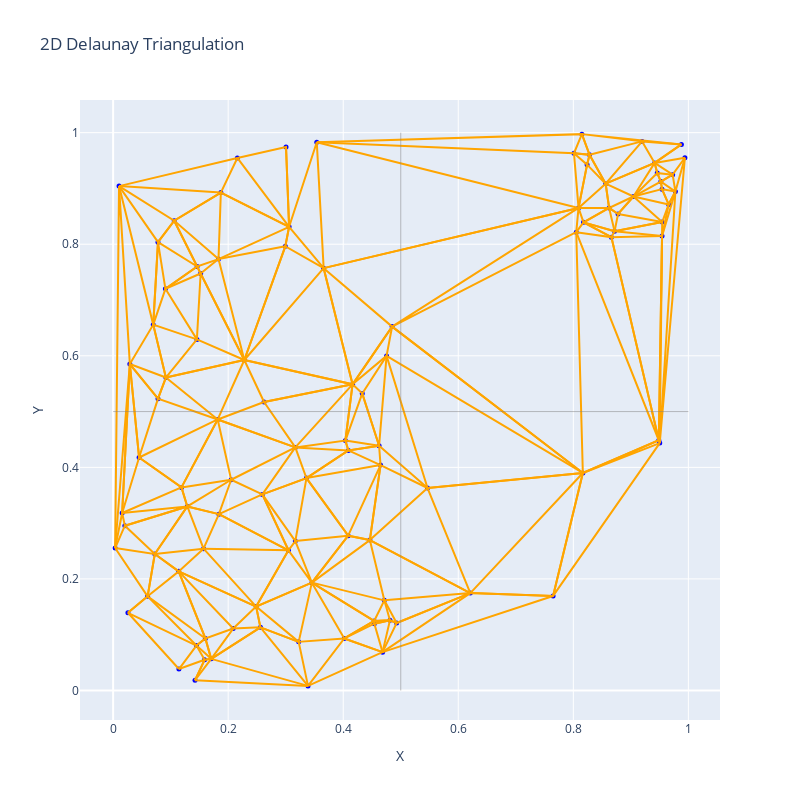

Notebook source saved alongside this figure:
### Code cell
# Visualization for 2D
fig = go.Figure()

# Add the points
fig.add_trace(go.Scatter(
    x=X[:, 0], 
    y=X[:, 1], 
    mode='markers', 
    marker=dict(color='blue', size=5),
    name='Points'
))

# Add vertical and horizontal lines to split the plane into 4 equal squares
fig.add_shape(
    type="line",
    x0=0.5, y0=0, x1=0.5, y1=1, opacity=0.5,
    line=dict(color="grey", width=1)
)
fig.add_shape(
    type="line",
    x0=0, y0=0.5, x1=1, y1=0.5, opacity=0.5,
    line=dict(color="grey", width=1)
)

# Add the Delaunay triangulation
for simplex in simplices:
    fig.add_trace(go.Scatter(
        x=X[simplex, 0], 
        y=X[simplex, 1], 
        mode='lines', 
        line=dict(color='orange'),
        name='Simplex'
    ))

# Update the layout
fig.update_layout(
    title='2D Delaunay Triangulation',
    xaxis_title='X',
    yaxis_title='Y',
    showlegend=False,
    width=800,
    height=800
)

# Show the plot
fig.show()

### Figure 1 — Plotly figure (JSON) as saved in the notebook; plotly's stock layout.template omitted (floating-point values rounded to 4 significant figures)
{"data": [{"marker": {"color": "blue", "size": 5}, "mode": "markers", "name": "Points", "type": "scatter", "x": [0.1873, 0.4754, 0.366, 0.2993, 0.07801, 0.078, 0.02904, 0.4331, 0.3006, 0.354, 0.01029, 0.485, 0.4162, 0.1062, 0.09091, 0.0917, 0.1521, 0.2624, 0.216, 0.1456, 0.3059, 0.06975, 0.1461, 0.1832, 0.228, 0.9939, 0.9879, 0.9196, 0.8177, 0.809, 0.8777, 0.9657, 0.8562, 0.8282, 0.8149, 0.9544, 0.8011, 0.9414, 0.9543, 0.8717, 0.9726, 0.8662, 0.8622, 0.9459, 0.9774, 0.8239, 0.9522, 0.9542, 0.9045, 0.8051, 0.01571, 0.1572, 0.4538, 0.2052, 0.1144, 0.1449, 0.4648, 0.3167, 0.4018, 0.4463, 0.4037, 0.159, 0.114, 0.409, 0.003476, 0.2087, 0.05993, 0.4715, 0.2594, 0.1818, 0.4812, 0.2486, 0.1424, 0.3048, 0.02574, 0.4541, 0.07245, 0.4928, 0.3361, 0.1188, 0.1839, 0.3168, 0.04514, 0.1604, 0.02039, 0.3388, 0.256, 0.3226, 0.3455, 0.4684, 0.1705, 0.4623, 0.129, 0.4086, 0.7648, 0.6209, 0.5466, 0.9486, 0.9502, 0.8166], "y": [0.8926, 0.5998, 0.7571, 0.7962, 0.5232, 0.8038, 0.5853, 0.5325, 0.9744, 0.9828, 0.9042, 0.6523, 0.5488, 0.8421, 0.7201, 0.561, 0.7476, 0.5172, 0.9547, 0.6294, 0.8313, 0.6559, 0.76, 0.7734, 0.5924, 0.955, 0.979, 0.9844, 0.8392, 0.8651, 0.8543, 0.8714, 0.9085, 0.9604, 0.9974, 0.8397, 0.9631, 0.9458, 0.8148, 0.8232, 0.9247, 0.8127, 0.865, 0.9275, 0.8944, 0.9426, 0.9123, 0.8988, 0.8855, 0.8216, 0.3182, 0.2543, 0.1246, 0.3778, 0.03849, 0.08061, 0.4041, 0.4357, 0.09329, 0.2697, 0.448, 0.05503, 0.2136, 0.4304, 0.2554, 0.1111, 0.1688, 0.1616, 0.3515, 0.4859, 0.1259, 0.1504, 0.01844, 0.2513, 0.1393, 0.1198, 0.2447, 0.121, 0.3808, 0.3641, 0.3162, 0.2679, 0.4177, 0.09326, 0.2954, 0.008294, 0.1132, 0.08718, 0.1934, 0.06876, 0.05674, 0.4387, 0.33, 0.2776, 0.1695, 0.1746, 0.363, 0.4486, 0.4435, 0.3899]}, {"line": {"color": "orange"}, "mode": "lines", "name": "Simplex", "type": "scatter", "x": [0.02574, 0.05993, 0.003476], "y": [0.1393, 0.1688, 0.2554]}, {"line": {"color": "orange"}, "mode": "lines", "name": "Simplex", "type": "scatter", "x": [0.9543, 0.9486, 0.9502], "y": [0.8148, 0.4486, 0.4435]}, {"line": {"color": "orange"}, "mode": "lines", "name": "Simplex", "type": "scatter", "x": [0.2594, 0.3167, 0.2052], "y": [0.3515, 0.4357, 0.3778]}, {"line": {"color": "orange"}, "mode": "lines", "name": "Simplex", "type": "scatter", "x": [0.02039, 0.01571, 0.003476], "y": [0.2954, 0.3182, 0.2554]}, {"line": {"color": "orange"}, "mode": "lines", "name": "Simplex", "type": "scatter", "x": [0.9774, 0.9502, 0.9939], "y": [0.8944, 0.4435, 0.955]}, {"line": {"color": "orange"}, "mode": "lines", "name": "Simplex", "type": "scatter", "x": [0.9774, 0.9543, 0.9502], "y": [0.8944, 0.8148, 0.4435]}, {"line": {"color": "orange"}, "mode": "lines", "name": "Simplex", "type": "scatter", "x": [0.9486, 0.8166, 0.9502], "y": [0.4486, 0.3899, 0.4435]}, {"line": {"color": "orange"}, "mode": "lines", "name": "Simplex", "type": "scatter", "x": [0.5466, 0.8166, 0.4754], "y": [0.363, 0.3899, 0.5998]}, {"line": {"color": "orange"}, "mode": "lines", "name": "Simplex", "type": "scatter", "x": [0.8166, 0.9486, 0.8051], "y": [0.3899, 0.4486, 0.8216]}, {"line": {"color": "orange"}, "mode": "lines", "name": "Simplex", "type": "scatter", "x": [0.9486, 0.8662, 0.8051], "y": [0.4486, 0.8127, 0.8216]}, {"line": {"color": "orange"}, "mode": "lines", "name": "Simplex", "type": "scatter", "x": [0.8662, 0.9486, 0.9543], "y": [0.8127, 0.4486, 0.8148]}, {"line": {"color": "orange"}, "mode": "lines", "name": "Simplex", "type": "scatter", "x": [0.8166, 0.485, 0.4754], "y": [0.3899, 0.6523, 0.5998]}, {"line": {"color": "orange"}, "mode": "lines", "name": "Simplex", "type": "scatter", "x": [0.485, 0.8166, 0.8051], "y": [0.6523, 0.3899, 0.8216]}, {"line": {"color": "orange"}, "mode": "lines", "name": "Simplex", "type": "scatter", "x": [0.9879, 0.8149, 0.9196], "y": [0.979, 0.9974, 0.9844]}, {"line": {"color": "orange"}, "mode": "lines", "name": "Simplex", "type": "scatter", "x": [0.1449, 0.02574, 0.1144], "y": [0.08061, 0.1393, 0.03849]}, {"line": {"color": "orange"}, "mode": "lines", "name": "Simplex", "type": "scatter", "x": [0.1449, 0.05993, 0.02574], "y": [0.08061, 0.1688, 0.1393]}, {"line": {"color": "orange"}, "mode": "lines", "name": "Simplex", "type": "scatter", "x": [0.3226, 0.256, 0.3388], "y": [0.08718, 0.1132, 0.008294]}, {"line": {"color": "orange"}, "mode": "lines", "name": "Simplex", "type": "scatter", "x": [0.3361, 0.2594, 0.3168], "y": [0.3808, 0.3515, 0.2679]}, {"line": {"color": "orange"}, "mode": "lines", "name": "Simplex", "type": "scatter", "x": [0.2594, 0.3361, 0.3167], "y": [0.3515, 0.3808, 0.4357]}, {"line": {"color": "orange"}, "mode": "lines", "name": "Simplex", "type": "scatter", "x": [0.4463, 0.3455, 0.4715], "y": [0.2697, 0.1934, 0.1616]}, {"line": {"color": "orange"}, "mode": "lines", "name": "Simplex", "type": "scatter", "x": [0.4648, 0.4463, 0.5466], "y": [0.4041, 0.2697, 0.363]}, {"line": {"color": "orange"}, "mode": "lines", "name": "Simplex", "type": "scatter", "x": [0.4623, 0.4648, 0.5466], "y": [0.4387, 0.4041, 0.363]}, {"line": {"color": "orange"}, "mode": "lines", "name": "Simplex", "type": "scatter", "x": [0.4623, 0.5466, 0.4754], "y": [0.4387, 0.363, 0.5998]}, {"line": {"color": "orange"}, "mode": "lines", "name": "Simplex", "type": "scatter", "x": [0.4331, 0.4623, 0.4754], "y": [0.5325, 0.4387, 0.5998]}, {"line": {"color": "orange"}, "mode": "lines", "name": "Simplex", "type": "scatter", "x": [0.3167, 0.1818, 0.2052], "y": [0.4357, 0.4859, 0.3778]}, {"line": {"color": "orange"}, "mode": "lines", "name": "Simplex", "type": "scatter", "x": [0.9726, 0.9774, 0.9939], "y": [0.9247, 0.8944, 0.955]}, {"line": {"color": "orange"}, "mode": "lines", "name": "Simplex", "type": "scatter", "x": [0.8166, 0.7648, 0.9502], "y": [0.3899, 0.1695, 0.4435]}, {"line": {"color": "orange"}, "mode": "lines", "name": "Simplex", "type": "scatter", "x": [0.7648, 0.4684, 0.3388], "y": [0.1695, 0.06876, 0.008294]}, {"line": {"color": "orange"}, "mode": "lines", "name": "Simplex", "type": "scatter", "x": [0.8011, 0.8149, 0.354], "y": [0.9631, 0.9974, 0.9828]}, {"line": {"color": "orange"}, "mode": "lines", "name": "Simplex", "type": "scatter", "x": [0.1705, 0.256, 0.2087], "y": [0.05674, 0.1132, 0.1111]}, {"line": {"color": "orange"}, "mode": "lines", "name": "Simplex", "type": "scatter", "x": [0.1705, 0.1424, 0.3388], "y": [0.05674, 0.01844, 0.008294]}, {"line": {"color": "orange"}, "mode": "lines", "name": "Simplex", "type": "scatter", "x": [0.256, 0.1705, 0.3388], "y": [0.1132, 0.05674, 0.008294]}, {"line": {"color": "orange"}, "mode": "lines", "name": "Simplex", "type": "scatter", "x": [0.4018, 0.3455, 0.3226], "y": [0.09329, 0.1934, 0.08718]}, {"line": {"color": "orange"}, "mode": "lines", "name": "Simplex", "type": "scatter", "x": [0.4018, 0.3226, 0.3388], "y": [0.09329, 0.08718, 0.008294]}, {"line": {"color": "orange"}, "mode": "lines", "name": "Simplex", "type": "scatter", "x": [0.4684, 0.4018, 0.3388], "y": [0.06876, 0.09329, 0.008294]}, {"line": {"color": "orange"}, "mode": "lines", "name": "Simplex", "type": "scatter", "x": [0.1839, 0.2594, 0.2052], "y": [0.3162, 0.3515, 0.3778]}, {"line": {"color": "orange"}, "mode": "lines", "name": "Simplex", "type": "scatter", "x": [0.3048, 0.3455, 0.3168], "y": [0.2513, 0.1934, 0.2679]}, {"line": {"color": "orange"}, "mode": "lines", "name": "Simplex", "type": "scatter", "x": [0.3048, 0.1839, 0.1572], "y": [0.2513, 0.3162, 0.2543]}, {"line": {"color": "orange"}, "mode": "lines", "name": "Simplex", "type": "scatter", "x": [0.2594, 0.3048, 0.3168], "y": [0.3515, 0.2513, 0.2679]}, {"line": {"color": "orange"}, "mode": "lines", "name": "Simplex", "type": "scatter", "x": [0.1839, 0.3048, 0.2594], "y": [0.3162, 0.2513, 0.3515]}, {"line": {"color": "orange"}, "mode": "lines", "name": "Simplex", "type": "scatter", "x": [0.256, 0.2486, 0.2087], "y": [0.1132, 0.1504, 0.1111]}, {"line": {"color": "orange"}, "mode": "lines", "name": "Simplex", "type": "scatter", "x": [0.2486, 0.3048, 0.1572], "y": [0.1504, 0.2513, 0.2543]}, {"line": {"color": "orange"}, "mode": "lines", "name": "Simplex", "type": "scatter", "x": [0.3048, 0.2486, 0.3455], "y": [0.2513, 0.1504, 0.1934]}, {"line": {"color": "orange"}, "mode": "lines", "name": "Simplex", "type": "scatter", "x": [0.2486, 0.256, 0.3226], "y": [0.1504, 0.1132, 0.08718]}, {"line": {"color": "orange"}, "mode": "lines", "name": "Simplex", "type": "scatter", "x": [0.3455, 0.2486, 0.3226], "y": [0.1934, 0.1504, 0.08718]}, {"line": {"color": "orange"}, "mode": "lines", "name": "Simplex", "type": "scatter", "x": [0.2486, 0.114, 0.2087], "y": [0.1504, 0.2136, 0.1111]}, {"line": {"color": "orange"}, "mode": "lines", "name": "Simplex", "type": "scatter", "x": [0.114, 0.2486, 0.1572], "y": [0.2136, 0.1504, 0.2543]}, {"line": {"color": "orange"}, "mode": "lines", "name": "Simplex", "type": "scatter", "x": [0.3361, 0.4086, 0.4648], "y": [0.3808, 0.2776, 0.4041]}, {"line": {"color": "orange"}, "mode": "lines", "name": "Simplex", "type": "scatter", "x": [0.4086, 0.4463, 0.4648], "y": [0.2776, 0.2697, 0.4041]}, {"line": {"color": "orange"}, "mode": "lines", "name": "Simplex", "type": "scatter", "x": [0.4086, 0.3361, 0.3168], "y": [0.2776, 0.3808, 0.2679]}, {"line": {"color": "orange"}, "mode": "lines", "name": "Simplex", "type": "scatter", "x": [0.3455, 0.4086, 0.3168], "y": [0.1934, 0.2776, 0.2679]}, {"line": {"color": "orange"}, "mode": "lines", "name": "Simplex", "type": "scatter", "x": [0.4463, 0.4086, 0.3455], "y": [0.2697, 0.2776, 0.1934]}, {"line": {"color": "orange"}, "mode": "lines", "name": "Simplex", "type": "scatter", "x": [0.409, 0.3361, 0.4648], "y": [0.4304, 0.3808, 0.4041]}, {"line": {"color": "orange"}, "mode": "lines", "name": "Simplex", "type": "scatter", "x": [0.4623, 0.409, 0.4648], "y": [0.4387, 0.4304, 0.4041]}, {"line": {"color": "orange"}, "mode": "lines", "name": "Simplex", "type": "scatter", "x": [0.3361, 0.409, 0.3167], "y": [0.3808, 0.4304, 0.4357]}, {"line": {"color": "orange"}, "mode": "lines", "name": "Simplex", "type": "scatter", "x": [0.1818, 0.1188, 0.2052], "y": [0.4859, 0.3641, 0.3778]}, {"line": {"color": "orange"}, "mode": "lines", "name": "Simplex", "type": "scatter", "x": [0.06975, 0.0917, 0.1456], "y": [0.6559, 0.561, 0.6294]}, {"line": {"color": "orange"}, "mode": "lines", "name": "Simplex", "type": "scatter", "x": [0.0917, 0.228, 0.1456], "y": [0.561, 0.5924, 0.6294]}, {"line": {"color": "orange"}, "mode": "lines", "name": "Simplex", "type": "scatter", "x": [0.228, 0.0917, 0.1818], "y": [0.5924, 0.561, 0.4859]}, {"line": {"color": "orange"}, "mode": "lines", "name": "Simplex", "type": "scatter", "x": [0.06975, 0.078, 0.01029], "y": [0.6559, 0.8038, 0.9042]}, {"line": {"color": "orange"}, "mode": "lines", "name": "Simplex", "type": "scatter", "x": [0.09091, 0.06975, 0.1456], "y": [0.7201, 0.6559, 0.6294]}, {"line": {"color": "orange"}, "mode": "lines", "name": "Simplex", "type": "scatter", "x": [0.09091, 0.078, 0.06975], "y": [0.7201, 0.8038, 0.6559]}, {"line": {"color": "orange"}, "mode": "lines", "name": "Simplex", "type": "scatter", "x": [0.6209, 0.8166, 0.5466], "y": [0.1746, 0.3899, 0.363]}, {"line": {"color": "orange"}, "mode": "lines", "name": "Simplex", "type": "scatter", "x": [0.6209, 0.7648, 0.8166], "y": [0.1746, 0.1695, 0.3899]}, {"line": {"color": "orange"}, "mode": "lines", "name": "Simplex", "type": "scatter", "x": [0.4463, 0.6209, 0.5466], "y": [0.2697, 0.1746, 0.363]}, {"line": {"color": "orange"}, "mode": "lines", "name": "Simplex", "type": "scatter", "x": [0.6209, 0.4463, 0.4715], "y": [0.1746, 0.2697, 0.1616]}, {"line": {"color": "orange"}, "mode": "lines", "name": "Simplex", "type": "scatter", "x": [0.7648, 0.6209, 0.4684], "y": [0.1695, 0.1746, 0.06876]}, {"line": {"color": "orange"}, "mode": "lines", "name": "Simplex", "type": "scatter", "x": [0.8717, 0.8662, 0.9543], "y": [0.8232, 0.8127, 0.8148]}, {"line": {"color": "orange"}, "mode": "lines", "name": "Simplex", "type": "scatter", "x": [0.9544, 0.8717, 0.9543], "y": [0.8397, 0.8232, 0.8148]}, {"line": {"color": "orange"}, "mode": "lines", "name": "Simplex", "type": "scatter", "x": [0.809, 0.8011, 0.354], "y": [0.8651, 0.9631, 0.9828]}, {"line": {"color": "orange"}, "mode": "lines", "name": "Simplex", "type": "scatter", "x": [0.366, 0.809, 0.354], "y": [0.7571, 0.8651, 0.9828]}, {"line": {"color": "orange"}, "mode": "lines", "name": "Simplex", "type": "scatter", "x": [0.809, 0.485, 0.8051], "y": [0.8651, 0.6523, 0.8216]}, {"line": {"color": "orange"}, "mode": "lines", "name": "Simplex", "type": "scatter", "x": [0.809, 0.366, 0.485], "y": [0.8651, 0.7571, 0.6523]}, {"line": {"color": "orange"}, "mode": "lines", "name": "Simplex", "type": "scatter", "x": [0.1604, 0.1705, 0.2087], "y": [0.09326, 0.05674, 0.1111]}, {"line": {"color": "orange"}, "mode": "lines", "name": "Simplex", "type": "scatter", "x": [0.1705, 0.1604, 0.1449], "y": [0.05674, 0.09326, 0.08061]}, {"line": {"color": "orange"}, "mode": "lines", "name": "Simplex", "type": "scatter", "x": [0.114, 0.1604, 0.2087], "y": [0.2136, 0.09326, 0.1111]}, {"line": {"color": "orange"}, "mode": "lines", "name": "Simplex", "type": "scatter", "x": [0.1449, 0.1604, 0.05993], "y": [0.08061, 0.09326, 0.1688]}, {"line": {"color": "orange"}, "mode": "lines", "name": "Simplex", "type": "scatter", "x": [0.1604, 0.114, 0.05993], "y": [0.09326, 0.2136, 0.1688]}, {"line": {"color": "orange"}, "mode": "lines", "name": "Simplex", "type": "scatter", "x": [0.159, 0.1449, 0.1144], "y": [0.05503, 0.08061, 0.03849]}, {"line": {"color": "orange"}, "mode": "lines", "name": "Simplex", "type": "scatter", "x": [0.159, 0.1705, 0.1449], "y": [0.05503, 0.05674, 0.08061]}, {"line": {"color": "orange"}, "mode": "lines", "name": "Simplex", "type": "scatter", "x": [0.1424, 0.159, 0.1144], "y": [0.01844, 0.05503, 0.03849]}, {"line": {"color": "orange"}, "mode": "lines", "name": "Simplex", "type": "scatter", "x": [0.1705, 0.159, 0.1424], "y": [0.05674, 0.05503, 0.01844]}, {"line": {"color": "orange"}, "mode": "lines", "name": "Simplex", "type": "scatter", "x": [0.3455, 0.4538, 0.4715], "y": [0.1934, 0.1246, 0.1616]}, {"line": {"color": "orange"}, "mode": "lines", "name": "Simplex", "type": "scatter", "x": [0.4018, 0.4538, 0.3455], "y": [0.09329, 0.1246, 0.1934]}, {"line": {"color": "orange"}, "mode": "lines", "name": "Simplex", "type": "scatter", "x": [0.05993, 0.07245, 0.003476], "y": [0.1688, 0.2447, 0.2554]}, {"line": {"color": "orange"}, "mode": "lines", "name": "Simplex", "type": "scatter", "x": [0.114, 0.07245, 0.05993], "y": [0.2136, 0.2447, 0.1688]}, {"line": {"color": "orange"}, "mode": "lines", "name": "Simplex", "type": "scatter", "x": [0.07245, 0.02039, 0.003476], "y": [0.2447, 0.2954, 0.2554]}, {"line": {"color": "orange"}, "mode": "lines", "name": "Simplex", "type": "scatter", "x": [0.07245, 0.114, 0.1572], "y": [0.2447, 0.2136, 0.2543]}, {"line": {"color": "orange"}, "mode": "lines", "name": "Simplex", "type": "scatter", "x": [0.4037, 0.4623, 0.4331], "y": [0.448, 0.4387, 0.5325]}, {"line": {"color": "orange"}, "mode": "lines", "name": "Simplex", "type": "scatter", "x": [0.4037, 0.409, 0.4623], "y": [0.448, 0.4304, 0.4387]}, {"line": {"color": "orange"}, "mode": "lines", "name": "Simplex", "type": "scatter", "x": [0.409, 0.4037, 0.3167], "y": [0.4304, 0.448, 0.4357]}, {"line": {"color": "orange"}, "mode": "lines", "name": "Simplex", "type": "scatter", "x": [0.1839, 0.129, 0.1572], "y": [0.3162, 0.33, 0.2543]}, {"line": {"color": "orange"}, "mode": "lines", "name": "Simplex", "type": "scatter", "x": [0.129, 0.07245, 0.1572], "y": [0.33, 0.2447, 0.2543]}, {"line": {"color": "orange"}, "mode": "lines", "name": "Simplex", "type": "scatter", "x": [0.129, 0.1839, 0.2052], "y": [0.33, 0.3162, 0.3778]}, {"line": {"color": "orange"}, "mode": "lines", "name": "Simplex", "type": "scatter", "x": [0.1188, 0.129, 0.2052], "y": [0.3641, 0.33, 0.3778]}, {"line": {"color": "orange"}, "mode": "lines", "name": "Simplex", "type": "scatter", "x": [0.07245, 0.129, 0.02039], "y": [0.2447, 0.33, 0.2954]}, {"line": {"color": "orange"}, "mode": "lines", "name": "Simplex", "type": "scatter", "x": [0.02039, 0.129, 0.01571], "y": [0.2954, 0.33, 0.3182]}, {"line": {"color": "orange"}, "mode": "lines", "name": "Simplex", "type": "scatter", "x": [0.129, 0.1188, 0.01571], "y": [0.33, 0.3641, 0.3182]}, {"line": {"color": "orange"}, "mode": "lines", "name": "Simplex", "type": "scatter", "x": [0.2624, 0.1818, 0.3167], "y": [0.5172, 0.4859, 0.4357]}, {"line": {"color": "orange"}, "mode": "lines", "name": "Simplex", "type": "scatter", "x": [0.2624, 0.228, 0.1818], "y": [0.5172, 0.5924, 0.4859]}, {"line": {"color": "orange"}, "mode": "lines", "name": "Simplex", "type": "scatter", "x": [0.228, 0.4162, 0.366], "y": [0.5924, 0.5488, 0.7571]}, {"line": {"color": "orange"}, "mode": "lines", "name": "Simplex", "type": "scatter", "x": [0.4162, 0.4331, 0.4754], "y": [0.5488, 0.5325, 0.5998]}, {"line": {"color": "orange"}, "mode": "lines", "name": "Simplex", "type": "scatter", "x": [0.2624, 0.4162, 0.228], "y": [0.5172, 0.5488, 0.5924]}, {"line": {"color": "orange"}, "mode": "lines", "name": "Simplex", "type": "scatter", "x": [0.485, 0.4162, 0.4754], "y": [0.6523, 0.5488, 0.5998]}, {"line": {"color": "orange"}, "mode": "lines", "name": "Simplex", "type": "scatter", "x": [0.366, 0.4162, 0.485], "y": [0.7571, 0.5488, 0.6523]}, {"line": {"color": "orange"}, "mode": "lines", "name": "Simplex", "type": "scatter", "x": [0.4162, 0.2624, 0.3167], "y": [0.5488, 0.5172, 0.4357]}, {"line": {"color": "orange"}, "mode": "lines", "name": "Simplex", "type": "scatter", "x": [0.4037, 0.4162, 0.3167], "y": [0.448, 0.5488, 0.4357]}, {"line": {"color": "orange"}, "mode": "lines", "name": "Simplex", "type": "scatter", "x": [0.4162, 0.4037, 0.4331], "y": [0.5488, 0.448, 0.5325]}, {"line": {"color": "orange"}, "mode": "lines", "name": "Simplex", "type": "scatter", "x": [0.04514, 0.1188, 0.1818], "y": [0.4177, 0.3641, 0.4859]}, {"line": {"color": "orange"}, "mode": "lines", "name": "Simplex", "type": "scatter", "x": [0.1188, 0.04514, 0.01571], "y": [0.3641, 0.4177, 0.3182]}, {"line": {"color": "orange"}, "mode": "lines", "name": "Simplex", "type": "scatter", "x": [0.3059, 0.3006, 0.216], "y": [0.8313, 0.9744, 0.9547]}, {"line": {"color": "orange"}, "mode": "lines", "name": "Simplex", "type": "scatter", "x": [0.3059, 0.366, 0.354], "y": [0.8313, 0.7571, 0.9828]}, {"line": {"color": "orange"}, "mode": "lines", "name": "Simplex", "type": "scatter", "x": [0.3006, 0.3059, 0.354], "y": [0.9744, 0.8313, 0.9828]}, {"line": {"color": "orange"}, "mode": "lines", "name": "Simplex", "type": "scatter", "x": [0.3059, 0.1873, 0.1832], "y": [0.8313, 0.8926, 0.7734]}, {"line": {"color": "orange"}, "mode": "lines", "name": "Simplex", "type": "scatter", "x": [0.1873, 0.3059, 0.216], "y": [0.8926, 0.8313, 0.9547]}, {"line": {"color": "orange"}, "mode": "lines", "name": "Simplex", "type": "scatter", "x": [0.1873, 0.216, 0.01029], "y": [0.8926, 0.9547, 0.9042]}, {"line": {"color": "orange"}, "mode": "lines", "name": "Simplex", "type": "scatter", "x": [0.09091, 0.1461, 0.078], "y": [0.7201, 0.76, 0.8038]}, {"line": {"color": "orange"}, "mode": "lines", "name": "Simplex", "type": "scatter", "x": [0.4928, 0.6209, 0.4715], "y": [0.121, 0.1746, 0.1616]}, {"line": {"color": "orange"}, "mode": "lines", "name": "Simplex", "type": "scatter", "x": [0.6209, 0.4928, 0.4684], "y": [0.1746, 0.121, 0.06876]}, {"line": {"color": "orange"}, "mode": "lines", "name": "Simplex", "type": "scatter", "x": [0.8177, 0.809, 0.8051], "y": [0.8392, 0.8651, 0.8216]}, {"line": {"color": "orange"}, "mode": "lines", "name": "Simplex", "type": "scatter", "x": [0.8662, 0.8177, 0.8051], "y": [0.8127, 0.8392, 0.8216]}, {"line": {"color": "orange"}, "mode": "lines", "name": "Simplex", "type": "scatter", "x": [0.8717, 0.8177, 0.8662], "y": [0.8232, 0.8392, 0.8127]}, {"line": {"color": "orange"}, "mode": "lines", "name": "Simplex", "type": "scatter", "x": [0.4541, 0.4018, 0.4684], "y": [0.1198, 0.09329, 0.06876]}, {"line": {"color": "orange"}, "mode": "lines", "name": "Simplex", "type": "scatter", "x": [0.4541, 0.4538, 0.4018], "y": [0.1198, 0.1246, 0.09329]}, {"line": {"color": "orange"}, "mode": "lines", "name": "Simplex", "type": "scatter", "x": [0.0917, 0.07801, 0.1818], "y": [0.561, 0.5232, 0.4859]}, {"line": {"color": "orange"}, "mode": "lines", "name": "Simplex", "type": "scatter", "x": [0.07801, 0.04514, 0.1818], "y": [0.5232, 0.4177, 0.4859]}, {"line": {"color": "orange"}, "mode": "lines", "name": "Simplex", "type": "scatter", "x": [0.2993, 0.3059, 0.1832], "y": [0.7962, 0.8313, 0.7734]}, {"line": {"color": "orange"}, "mode": "lines", "name": "Simplex", "type": "scatter", "x": [0.3059, 0.2993, 0.366], "y": [0.8313, 0.7962, 0.7571]}, {"line": {"color": "orange"}, "mode": "lines", "name": "Simplex", "type": "scatter", "x": [0.228, 0.2993, 0.1832], "y": [0.5924, 0.7962, 0.7734]}, {"line": {"color": "orange"}, "mode": "lines", "name": "Simplex", "type": "scatter", "x": [0.2993, 0.228, 0.366], "y": [0.7962, 0.5924, 0.7571]}, {"line": {"color": "orange"}, "mode": "lines", "name": "Simplex", "type": "scatter", "x": [0.1873, 0.1062, 0.1832], "y": [0.8926, 0.8421, 0.7734]}, {"line": {"color": "orange"}, "mode": "lines", "name": "Simplex", "type": "scatter", "x": [0.1062, 0.1461, 0.1832], "y": [0.8421, 0.76, 0.7734]}, {"line": {"color": "orange"}, "mode": "lines", "name": "Simplex", "type": "scatter", "x": [0.1461, 0.1062, 0.078], "y": [0.76, 0.8421, 0.8038]}, {"line": {"color": "orange"}, "mode": "lines", "name": "Simplex", "type": "scatter", "x": [0.078, 0.1062, 0.01029], "y": [0.8038, 0.8421, 0.9042]}, {"line": {"color": "orange"}, "mode": "lines", "name": "Simplex", "type": "scatter", "x": [0.1062, 0.1873, 0.01029], "y": [0.8421, 0.8926, 0.9042]}, {"line": {"color": "orange"}, "mode": "lines", "name": "Simplex", "type": "scatter", "x": [0.1521, 0.09091, 0.1456], "y": [0.7476, 0.7201, 0.6294]}, {"line": {"color": "orange"}, "mode": "lines", "name": "Simplex", "type": "scatter", "x": [0.1521, 0.1461, 0.09091], "y": [0.7476, 0.76, 0.7201]}, {"line": {"color": "orange"}, "mode": "lines", "name": "Simplex", "type": "scatter", "x": [0.1461, 0.1521, 0.1832], "y": [0.76, 0.7476, 0.7734]}, {"line": {"color": "orange"}, "mode": "lines", "name": "Simplex", "type": "scatter", "x": [0.228, 0.1521, 0.1456], "y": [0.5924, 0.7476, 0.6294]}, {"line": {"color": "orange"}, "mode": "lines", "name": "Simplex", "type": "scatter", "x": [0.1521, 0.228, 0.1832], "y": [0.7476, 0.5924, 0.7734]}, {"line": {"color": "orange"}, "mode": "lines", "name": "Simplex", "type": "scatter", "x": [0.9657, 0.9045, 0.9544], "y": [0.8714, 0.8855, 0.8397]}, {"line": {"color": "orange"}, "mode": "lines", "name": "Simplex", "type": "scatter", "x": [0.9774, 0.9657, 0.9543], "y": [0.8944, 0.8714, 0.8148]}, {"line": {"color": "orange"}, "mode": "lines", "name": "Simplex", "type": "scatter", "x": [0.9657, 0.9544, 0.9543], "y": [0.8714, 0.8397, 0.8148]}, {"line": {"color": "orange"}, "mode": "lines", "name": "Simplex", "type": "scatter", "x": [0.8777, 0.8717, 0.9544], "y": [0.8543, 0.8232, 0.8397]}, {"line": {"color": "orange"}, "mode": "lines", "name": "Simplex", "type": "scatter", "x": [0.9045, 0.8777, 0.9544], "y": [0.8855, 0.8543, 0.8397]}, {"line": {"color": "orange"}, "mode": "lines", "name": "Simplex", "type": "scatter", "x": [0.809, 0.8239, 0.8011], "y": [0.8651, 0.9426, 0.9631]}, {"line": {"color": "orange"}, "mode": "lines", "name": "Simplex", "type": "scatter", "x": [0.4541, 0.4812, 0.4538], "y": [0.1198, 0.1259, 0.1246]}, {"line": {"color": "orange"}, "mode": "lines", "name": "Simplex", "type": "scatter", "x": [0.4538, 0.4812, 0.4715], "y": [0.1246, 0.1259, 0.1616]}, {"line": {"color": "orange"}, "mode": "lines", "name": "Simplex", "type": "scatter", "x": [0.4812, 0.4928, 0.4715], "y": [0.1259, 0.121, 0.1616]}, {"line": {"color": "orange"}, "mode": "lines", "name": "Simplex", "type": "scatter", "x": [0.4928, 0.4812, 0.4684], "y": [0.121, 0.1259, 0.06876]}, {"line": {"color": "orange"}, "mode": "lines", "name": "Simplex", "type": "scatter", "x": [0.4812, 0.4541, 0.4684], "y": [0.1259, 0.1198, 0.06876]}, {"line": {"color": "orange"}, "mode": "lines", "name": "Simplex", "type": "scatter", "x": [0.07801, 0.02904, 0.04514], "y": [0.5232, 0.5853, 0.4177]}, {"line": {"color": "orange"}, "mode": "lines", "name": "Simplex", "type": "scatter", "x": [0.02904, 0.06975, 0.01029], "y": [0.5853, 0.6559, 0.9042]}, {"line": {"color": "orange"}, "mode": "lines", "name": "Simplex", "type": "scatter", "x": [0.02904, 0.0917, 0.06975], "y": [0.5853, 0.561, 0.6559]}, {"line": {"color": "orange"}, "mode": "lines", "name": "Simplex", "type": "scatter", "x": [0.02904, 0.07801, 0.0917], "y": [0.5853, 0.5232, 0.561]}, {"line": {"color": "orange"}, "mode": "lines", "name": "Simplex", "type": "scatter", "x": [0.04514, 0.02904, 0.01571], "y": [0.4177, 0.5853, 0.3182]}, {"line": {"color": "orange"}, "mode": "lines", "name": "Simplex", "type": "scatter", "x": [0.02904, 0.01029, 0.003476], "y": [0.5853, 0.9042, 0.2554]}, {"line": {"color": "orange"}, "mode": "lines", "name": "Simplex", "type": "scatter", "x": [0.01571, 0.02904, 0.003476], "y": [0.3182, 0.5853, 0.2554]}, {"line": {"color": "orange"}, "mode": "lines", "name": "Simplex", "type": "scatter", "x": [0.9657, 0.9542, 0.9045], "y": [0.8714, 0.8988, 0.8855]}, {"line": {"color": "orange"}, "mode": "lines", "name": "Simplex", "type": "scatter", "x": [0.9542, 0.9657, 0.9774], "y": [0.8988, 0.8714, 0.8944]}, {"line": {"color": "orange"}, "mode": "lines", "name": "Simplex", "type": "scatter", "x": [0.9459, 0.9414, 0.9045], "y": [0.9275, 0.9458, 0.8855]}, {"line": {"color": "orange"}, "mode": "lines", "name": "Simplex", "type": "scatter", "x": [0.9414, 0.9879, 0.9196], "y": [0.9458, 0.979, 0.9844]}, {"line": {"color": "orange"}, "mode": "lines", "name": "Simplex", "type": "scatter", "x": [0.9879, 0.9414, 0.9939], "y": [0.979, 0.9458, 0.955]}, {"line": {"color": "orange"}, "mode": "lines", "name": "Simplex", "type": "scatter", "x": [0.9414, 0.9726, 0.9939], "y": [0.9458, 0.9247, 0.955]}, {"line": {"color": "orange"}, "mode": "lines", "name": "Simplex", "type": "scatter", "x": [0.9414, 0.9459, 0.9726], "y": [0.9458, 0.9275, 0.9247]}, {"line": {"color": "orange"}, "mode": "lines", "name": "Simplex", "type": "scatter", "x": [0.8562, 0.8239, 0.809], "y": [0.9085, 0.9426, 0.8651]}, {"line": {"color": "orange"}, "mode": "lines", "name": "Simplex", "type": "scatter", "x": [0.8562, 0.9414, 0.9196], "y": [0.9085, 0.9458, 0.9844]}, {"line": {"color": "orange"}, "mode": "lines", "name": "Simplex", "type": "scatter", "x": [0.9414, 0.8562, 0.9045], "y": [0.9458, 0.9085, 0.8855]}, {"line": {"color": "orange"}, "mode": "lines", "name": "Simplex", "type": "scatter", "x": [0.8011, 0.8282, 0.8149], "y": [0.9631, 0.9604, 0.9974]}, {"line": {"color": "orange"}, "mode": "lines", "name": "Simplex", "type": "scatter", "x": [0.8239, 0.8282, 0.8011], "y": [0.9426, 0.9604, 0.9631]}, {"line": {"color": "orange"}, "mode": "lines", "name": "Simplex", "type": "scatter", "x": [0.8149, 0.8282, 0.9196], "y": [0.9974, 0.9604, 0.9844]}, {"line": {"color": "orange"}, "mode": "lines", "name": "Simplex", "type": "scatter", "x": [0.8282, 0.8562, 0.9196], "y": [0.9604, 0.9085, 0.9844]}, {"line": {"color": "orange"}, "mode": "lines", "name": "Simplex", "type": "scatter", "x": [0.8562, 0.8282, 0.8239], "y": [0.9085, 0.9604, 0.9426]}, {"line": {"color": "orange"}, "mode": "lines", "name": "Simplex", "type": "scatter", "x": [0.9522, 0.9459, 0.9045], "y": [0.9123, 0.9275, 0.8855]}, {"line": {"color": "orange"}, "mode": "lines", "name": "Simplex", "type": "scatter", "x": [0.9542, 0.9522, 0.9045], "y": [0.8988, 0.9123, 0.8855]}, {"line": {"color": "orange"}, "mode": "lines", "name": "Simplex", "type": "scatter", "x": [0.9459, 0.9522, 0.9726], "y": [0.9275, 0.9123, 0.9247]}, {"line": {"color": "orange"}, "mode": "lines", "name": "Simplex", "type": "scatter", "x": [0.9726, 0.9522, 0.9774], "y": [0.9247, 0.9123, 0.8944]}, {"line": {"color": "orange"}, "mode": "lines", "name": "Simplex", "type": "scatter", "x": [0.9522, 0.9542, 0.9774], "y": [0.9123, 0.8988, 0.8944]}, {"line": {"color": "orange"}, "mode": "lines", "name": "Simplex", "type": "scatter", "x": [0.8622, 0.8777, 0.9045], "y": [0.865, 0.8543, 0.8855]}, {"line": {"color": "orange"}, "mode": "lines", "name": "Simplex", "type": "scatter", "x": [0.8562, 0.8622, 0.9045], "y": [0.9085, 0.865, 0.8855]}, {"line": {"color": "orange"}, "mode": "lines", "name": "Simplex", "type": "scatter", "x": [0.8622, 0.8562, 0.809], "y": [0.865, 0.9085, 0.8651]}, {"line": {"color": "orange"}, "mode": "lines", "name": "Simplex", "type": "scatter", "x": [0.8177, 0.8622, 0.809], "y": [0.8392, 0.865, 0.8651]}, {"line": {"color": "orange"}, "mode": "lines", "name": "Simplex", "type": "scatter", "x": [0.8622, 0.8177, 0.8717], "y": [0.865, 0.8392, 0.8232]}, {"line": {"color": "orange"}, "mode": "lines", "name": "Simplex", "type": "scatter", "x": [0.8777, 0.8622, 0.8717], "y": [0.8543, 0.865, 0.8232]}], "layout": {"height": 800, "shapes": [{"line": {"color": "grey", "width": 1}, "opacity": 0.5, "type": "line", "x0": 0.5, "x1": 0.5, "y0": 0, "y1": 1}, {"line": {"color": "grey", "width": 1}, "opacity": 0.5, "type": "line", "x0": 0, "x1": 1, "y0": 0.5, "y1": 0.5}], "showlegend": false, "title": {"text": "2D Delaunay Triangulation"}, "width": 800, "xaxis": {"title": {"text": "X"}}, "yaxis": {"title": {"text": "Y"}}}}
